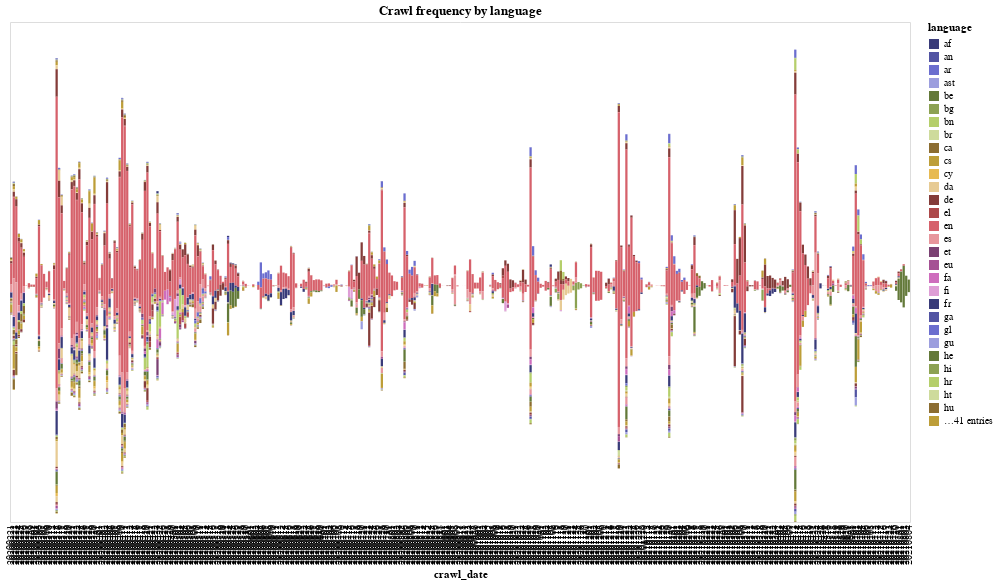

Notebook code for this chart:
### Code cell
# Another example of altair chart, in the form of a flowchart
alt.data_transformers.disable_max_rows()

selection = alt.selection_multi(fields=['language'], bind='legend')

crawl_stream = (
    alt.Chart(web_pages_byCrawlDate_byLanguage)
        .mark_bar()
        .encode(
            alt.Tooltip("language"),
            alt.X('crawl_date:O',
                axis=alt.Axis(domain=False, tickSize=0)
            ),
            alt.Y('0:Q', stack='center', axis=None),
            alt.Color('language:N',
                scale=alt.Scale(scheme='category20b'),
            ),
            opacity=alt.condition(selection, alt.value(1), alt.value(0.2))
    ).interactive().add_selection(
            selection
        )
)

crawl_stream.properties(width=900, height=500, title="Crawl frequency by language")

### Figure 1 — Vega-Lite specification as saved in the notebook (floating-point values rounded to 4 significant figures; data arrays with more than 128 entries replaced by an {"elided": "..."} marker saying what was removed)
{"config": {"view": {"continuousWidth": 400, "continuousHeight": 300}}, "data": {"name": "data-32a5ea6c32e6810931d41e887b4c1b62"}, "mark": "bar", "encoding": {"color": {"type": "nominal", "field": "language", "scale": {"scheme": "category20b"}}, "opacity": {"condition": {"value": 1, "selection": "selector003"}, "value": 0.2}, "tooltip": {"type": "nominal", "field": "language"}, "x": {"type": "ordinal", "axis": {"domain": false, "tickSize": 0}, "field": "crawl_date"}, "y": {"type": "quantitative", "axis": null, "field": "0", "stack": "center"}}, "height": 500, "selection": {"selector004": {"type": "interval", "bind": "scales", "encodings": ["x", "y"]}, "selector003": {"type": "multi", "fields": ["language"], "bind": "legend"}}, "title": "Crawl frequency by language", "width": 900, "$schema": "https://vega.github.io/schema/vega-lite/v4.8.1.json", "datasets": {"data-32a5ea6c32e6810931d41e887b4c1b62": {"elided": "10967 records"}}}
